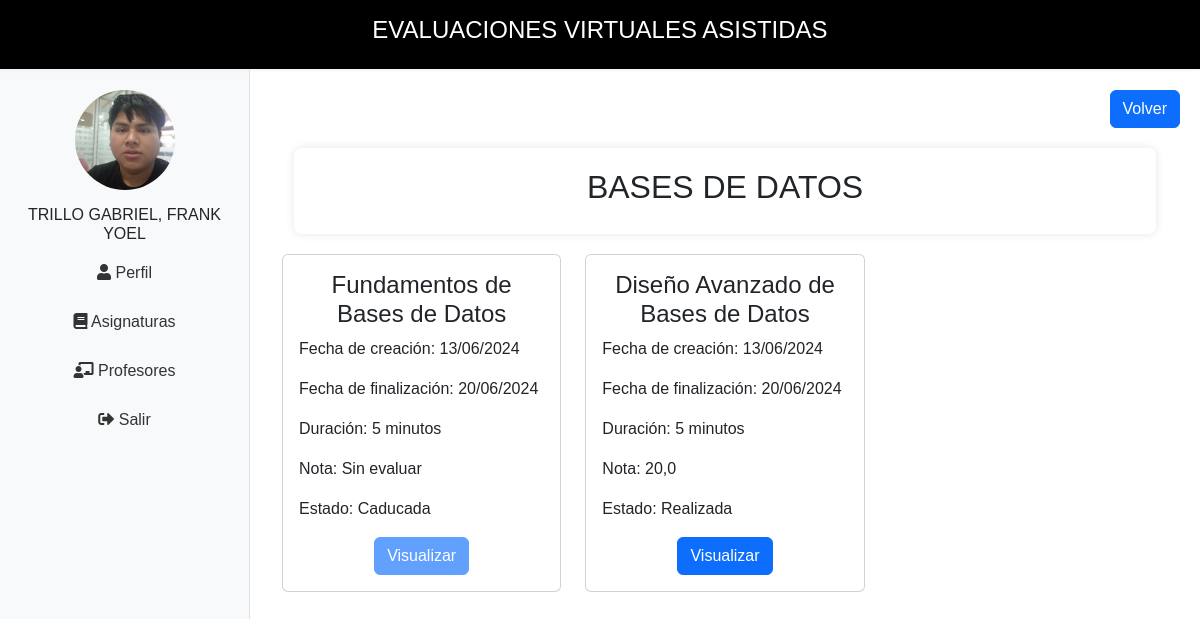
/portalEstudiante/curso/10/ (signed in), run on the app's committed database.
### webApp/models.py (models this page shows, shortened)
class Curso(models.Model):
    nombre=models.CharField(max_length=50)
    docente = models.ForeignKey(Docente, on_delete=models.CASCADE, related_name='cursos')
    class Meta:
        verbose_name='curso'
        verbose_name_plural='cursos'
        db_table='cursos'

class Evaluaciones(models.Model):
    curso=models.ForeignKey(Curso, on_delete=models.CASCADE)
    docente=models.ForeignKey(Docente, on_delete=models.CASCADE)
    nombre_Evaluacion=models.CharField(max_length=50, null=True, blank=True)
    numPreguntas=models.IntegerField(validators = [validate_nota])
    fecha_creacion = models.DateTimeField(auto_now_add=True)
    fecha_fin = models.DateTimeField(null=True, blank=True)
    duracion = models.IntegerField(help_text="Duración del examen en minutos", null=True, blank=True)
    class Meta:
        verbose_name='evaluacion'
        verbose_name_plural='evaluaciones'
        db_table='evaluaciones'

class Calificaciones(models.Model):
    estudiante=models.ForeignKey(Estudiante,on_delete=models.CASCADE)
    curso=models.ForeignKey(Curso, on_delete=models.CASCADE)
    evaluacion=models.ForeignKey(Evaluaciones,on_delete=models.CASCADE)
    nota=models.FloatField(validators=[validate_nota])

### portalEstudiante/views.py (the view)
# urls.py: path('curso/<int:id>/', evaluaciones, name='evaluaciones'),
@login_required
def evaluaciones(request, id):
    try:
        curso = get_object_or_404(Curso, id=id)
        evaluaciones = Evaluaciones.objects.filter(curso=curso)
        calificaciones = Calificaciones.objects.filter(estudiante=request.user.estudiante, curso=curso)
        monitoreo_examen = MonitoreoExamen.objects.filter(evaluacion__in=evaluaciones, estudiante=request.user.estudiante).first()
        evaluaciones_data = []
        today = date.today()
        if monitoreo_examen:
            monitoreo=True
        for evaluacion in evaluaciones:
            num_preguntas = evaluacion.pregunta_set.count()
            calificacion = calificaciones.filter(evaluacion=evaluacion).first()
            estado = 'Sin evaluar'
            if calificacion:
                if calificacion.nota > 0 or monitoreo:
                    estado = 'Realizada'
            elif evaluacion.fecha_fin and evaluacion.fecha_fin.date() < today:
                estado = 'Caducada'
            else:
                estado = 'Disponible'
            evaluaciones_data.append({
                'evaluacion': evaluacion,
                'calificacion': calificacion,
                'num_preguntas': num_preguntas,
                'estado': estado,
            })
        context = {
            'curso': curso,
            'evaluaciones_data': evaluaciones_data,
            'today': today,
        }
        return render(request, 'Asignaturas/evaluaciones.html', context)
    except ObjectDoesNotExist:
        error = "Error: No se pueden cargar las evaluaciones en este momento. Inténtalo de nuevo más tarde."
        return render(request, 'Asignaturas/evaluaciones.html', {'error': error})

### portalEstudiante/context_processors.py (called while the page is built)
def nombre_estudiante(request):
    if request.user.is_authenticated:
        try:
            estudiante = request.user.estudiante
            nombre_completo = estudiante.nombre_completo()
            foto_url = estudiante.foto.url if estudiante.foto else None
            return {'nombre_estudiante': nombre_completo, 'foto_estudiante': foto_url}
        except Estudiante.DoesNotExist:
            return {'nombre_estudiante': "USER INVITADO", 'foto_estudiante': None}
    return {'nombre_estudiante': None, 'foto_estudiante': None}

### webApp/models.py (called while the page is built)
    def nombre_completo(self):
        nombre_completo = "{} {}, {}".format(self.apellido_paterno, self.apellido_materno, self.nombres)
        return nombre_completo.upper()

### portalEstudiante/templates/Asignaturas/evaluaciones.html
{% extends "portalEstudiante/base.html" %}
{% load static %}
{% load widget_tweaks %}
{% load custom_filters %}
{% block content %}
<div class="d-flex justify-content-end mb-2">
    <a href="{% url 'asignatura' %}" class="btn btn-primary">Volver</a>
</div>
<div class="container mt-3">
    {% if error %}
        <div class="alert alert-danger" role="alert">
            {{ error }}
        </div>
    {% else %}
        <div class="container mt-3">
            <div class="contenido">
                <h2 class="text-center" style="font-family: 'Rockwell', sans-serif;">{{ curso.nombre|upper }}</h2>
            </div>
        </div>
        <div class="row">
            {% if evaluaciones_data %}
                {% for data in evaluaciones_data %}
                    {% with evaluacion=data.evaluacion calificacion=data.calificacion num_preguntas=data.num_preguntas estado=data.estado %}
                    <div class="col-lg-4 col-md-6 col-sm-12 mb-4">
                        <div class="card {% if estado == 'Realizada' %}card-realizada{% elif estado == 'Caducada' %}card-caducada{% elif estado == 'Pendiente' %}card-pendiente{% else %}card-no-disponible{% endif %}">
                            <div class="card-body">
                                <h4 class="card-title" style="text-align: center; font-family: 'Rockwell', sans-serif;">{{ evaluacion.nombre_Evaluacion }}</h4>
                                <p class="card-text">Fecha de creación: {{ evaluacion.fecha_creacion|date:"d/m/Y" }}</p>
                                <p class="card-text">Fecha de finalización: {{ evaluacion.fecha_fin|date:"d/m/Y" }}</p>
                                <p class="card-text">Duración: {{ evaluacion.duracion }} minutos</p>
                                <p class="card-text">Nota:
                                    {% if calificacion %}
                                        {{ calificacion.nota }}
                                    {% else %}
                                        Sin evaluar
                                    {% endif %}
                                </p>
                                <p class="card-text">Estado: {{ estado }}</p>
                                <div style="text-align: center;">
                                    <a href="{% if num_preguntas == 0 %}#{% elif estado == 'Realizada' or estado == 'Caducada' %}{% url 'retroalimentacion' evaluacion.id %}{% else %}{% url 'detalle_evaluacion' evaluacion.id %}{% endif %}" class="btn btn-primary {% if num_preguntas == 0 or estado == 'Caducada' %}disabled{% endif %}">
                                        {% if num_preguntas == 0 %}
                                            Aún no disponible
                                        {% elif estado == 'Realizada' or estado == 'Caducada' %}
                                            Visualizar
                                        {% else %}
                                            Realizar evaluación
                                        {% endif %}
                                    </a>
                                </div>
                            </div>
                        </div>
                    </div>
                    {% endwith %}
                {% endfor %}
            {% else %}
                <p>No hay evaluaciones disponibles para este curso.</p>
            {% endif %}
        </div>
    {% endif %}
</div>
{% endblock %}

### portalEstudiante/templates/portalEstudiante/base.html (style rules this page uses)
.contenido { padding: 20px; margin: 20px auto; background-color: #fff; border-radius: 8px; box-shadow: 0 0 10px rgba(0, 0, 0, 0.1); }
body { display: flex; flex-direction: column; margin: 0; padding: 0; font-family: Arial, sans-serif; height: 100vh; }

### data on the page
Curso: nombre "BASES DE DATOS"
Evaluaciones: evaluacion.nombre_Evaluacion "Fundamentos de Bases de Datos", evaluacion.fecha_creacion "13/06/2024", evaluacion.fecha_fin "20/06/2024", evaluacion.duracion "5", shows "Sin evaluar", estado "Caducada"
Evaluaciones: evaluacion.nombre_Evaluacion "Diseño Avanzado de Bases de Datos", evaluacion.fecha_creacion "13/06/2024", evaluacion.fecha_fin "20/06/2024", evaluacion.duracion "5", calificacion.nota "20,0", estado "Realizada"

### other printed values
{{ nombre_estudiante }} "TRILLO GABRIEL, FRANK YOEL"
